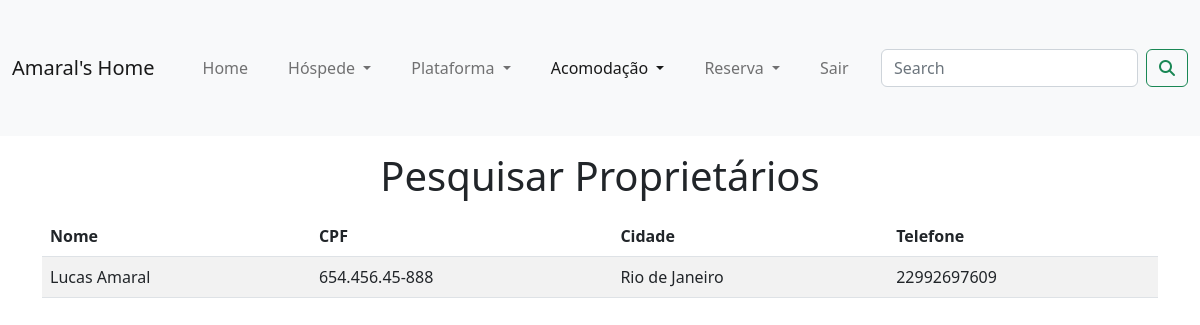
The page /acomodacao/pesquisa_proprietario/ on the database its author committed.
### acomodacao/models.py (models this page shows, shortened)
class Proprietario(models.Model):
    nome = models.CharField(max_length=200)
    tipo = models.CharField(max_length=200)
    cpf = models.CharField(max_length=14)
    mei = models.CharField(max_length=18)
    cep = models.CharField(max_length=200)
    endereco = models.CharField(max_length=200)
    numero = models.CharField(max_length=200)
    complemento = models.CharField(max_length=200)
    bairro = models.CharField(max_length=200)
    cidade = models.CharField(max_length=200)
    estado = models.CharField(max_length=200)
    pais = models.CharField(max_length=200)
    telefone = models.CharField(max_length=200)
    slug = models.SlugField()
    dt_cadastro = models.DateTimeField(auto_now=True)
    dt_update = models.DateTimeField(auto_now=True)
    cadastrado_por = models.ForeignKey(User, on_delete=models.DO_NOTHING)

### acomodacao/views.py (the view)
# urls.py: path('pesquisa_proprietario/', pesquisa_proprietario, name='pesquisa_proprietario'),
def pesquisa_proprietario(request):
    try:
        proprietarios = Proprietario.objects.all()
    except:
        proprietarios = None
    return render(request, 'pesquisa_proprietario.html', {'proprietarios': proprietarios, 'pagina': 'Pesquisar Proprietários'})

### acomodacao/templates/pesquisa_proprietario.html (shortened to what this page needs)
{% extends 'base.html' %}
{% load static %}
{% load crispy_forms_tags %}
{% block content %}
{% include 'navbar.html' with active=pagina %}
    <div class='container'>
        <h1 class="text-center my-3">{{pagina}}</h1>
        <table class="table table-striped">
            <thead>
                <th>Nome</th>
                <th>CPF</th>
                <th>Cidade</th>
                <th>Telefone</th>
            <thead>
            <tbody>
                {% for p in proprietarios %}
                <td>{{p.nome}}</td>
                <td>{{p.cpf}}</td>
                <td>{{p.cidade}}</td>
                <td>{{p.telefone}}</td>
                {% endfor %}
            </tbody>
        </table>
</div>
{% endblock content %}

### rows shown on the page
Proprietario: nome "Lucas Amaral", cpf "654.456.45-888", cidade "Rio de Janeiro", telefone "22992697609"

### other values the page prints
{{ pagina }} "Pesquisar Proprietários"
